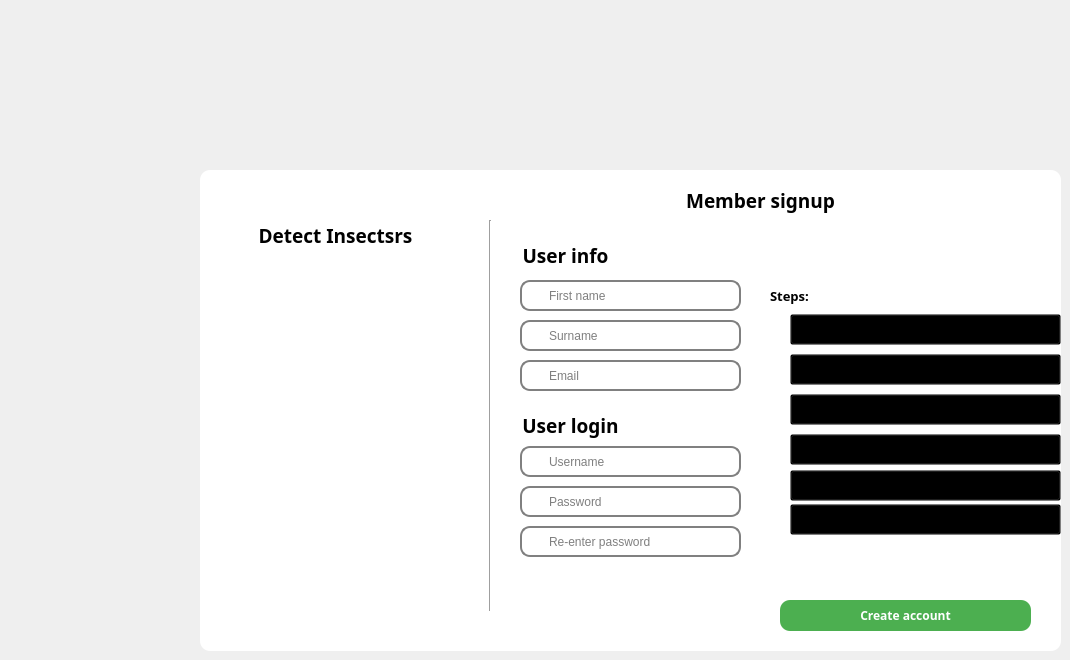
    <widget class="QWidget" name="page_3">
     <property name="styleSheet">
      <string notr="true">QWidget#page_3{
background-color: #464646;
}</string>
     </property>
     <widget class="QGroupBox" name="groupBox_2">
      <property name="geometry">
       <rect>
        <x>200</x>
        <y>170</y>
        <width>861</width>
        <height>481</height>
       </rect>
      </property>
      <property name="font">
       <font>
        <family>Modern</family>
       </font>
      </property>
      <property name="styleSheet">
       <string notr="true">QGroupBox{
background: #FFFFFF;
box-shadow: 0 0 20px 0 rgba(0, 0, 0, 0.2), 0 5px 5px 0 rgba(0, 0, 0, 0.24);
 border-radius: 10px;
}</string>
      </property>
      <property name="title">
       <string/>
      </property>
      <property name="alignment">
       <set>Qt::AlignCenter</set>
      </property>
      <widget class="QPushButton" name="createAccountbtn">
       <property name="geometry">
        <rect>
         <x>580</x>
         <y>430</y>
         <width>251</width>
         <height>31</height>
        </rect>
       </property>
       <property name="font">
        <font>
         <family>Segoe WP Semibold</family>
         <weight>75</weight>
         <bold>true</bold>
        </font>
       </property>
       <property name="styleSheet">
        <string notr="true">QPushButton#createAccountbtn {
  background-color: #4CAF50;
  color: white;
  border-radius: 10px;
}

QPushButton:hover#createAccountbtn {
  background-color: #60ba64;
}</string>
       </property>
       <property name="text">
        <string>Create account</string>
       </property>
      </widget>
      <widget class="QLabel" name="label_8">
       <property name="geometry">
        <rect>
         <x>320</x>
         <y>320</y>
         <width>31</width>
         <height>21</height>
        </rect>
       </property>
       <property name="styleSheet">
        <string notr="true">image: url(:/images/padlock.png);</string>
       </property>
       <property name="text">
        <string/>
       </property>
       <property name="pixmap">
        <pixmap>:/password/padlock.png</pixmap>
       </property>
      </widget>
      <widget class="QLabel" name="label_15">
       <property name="geometry">
        <rect>
         <x>320</x>
         <y>280</y>
         <width>31</width>
         <height>21</height>
        </rect>
       </property>
       <property name="styleSheet">
        <string notr="true">QLabel{
image: url(:/images/boy.png);
}</string>
       </property>
       <property name="text">
        <string/>
       </property>
       <property name="pixmap">
        <pixmap resource="../../pythonapp/designs/images/login.qrc">:/images/boy.png</pixmap>
       </property>
      </widget>
      <widget class="QLabel" name="label_19">
       <property name="geometry">
        <rect>
         <x>300</x>
         <y>60</y>
         <width>131</width>
         <height>51</height>
        </rect>
       </property>
       <property name="font">
        <font>
         <family>Segoe WP Semibold</family>
         <pointsize>14</pointsize>
         <weight>75</weight>
         <bold>true</bold>
        </font>
       </property>
       <property name="text">
        <string>User info</string>
       </property>
       <property name="alignment">
        <set>Qt::AlignCenter</set>
       </property>
      </widget>
      <widget class="QLineEdit" name="usernamelabel">
       <property name="geometry">
        <rect>
         <x>320</x>
         <y>276</y>
         <width>221</width>
         <height>31</height>
        </rect>
       </property>
       <property name="styleSheet">
        <string notr="true">QLineEdit {
 border: 2px solid gray;
 border-radius: 10px;
padding-left: 25px;
}</string>
       </property>
       <property name="placeholderText">
        <string>Username</string>
       </property>
      </widget>
      <widget class="QLineEdit" name="passwordlabel">
       <property name="geometry">
        <rect>
         <x>320</x>
         <y>316</y>
         <width>221</width>
         <height>31</height>
        </rect>
       </property>
       <property name="styleSheet">
        <string notr="true">QLineEdit {
 border: 2px solid gray;
 border-radius: 10px;
 padding-left: 25px;
}
</string>
       </property>
       <property name="maxLength">
        <number>16</number>
       </property>
       <property name="echoMode">
        <enum>QLineEdit::Password</enum>
       </property>
       <property name="placeholderText">
        <string>Password</string>
       </property>
      </widget>
      <widget class="QLabel" name="label_23">
       <property name="geometry">
        <rect>
         <x>30</x>
         <y>100</y>
         <width>261</width>
         <height>351</height>
        </rect>
       </property>
       <property name="text">
        <string/>
       </property>
       <property name="pixmap">
        <pixmap resource="../../pythonapp/designs/images/login.qrc">:/images/detection.png</pixmap>
       </property>
      </widget>
      <widget class="QLabel" name="label_24">
       <property name="geometry">
        <rect>
         <x>30</x>
         <y>50</y>
         <width>211</width>
         <height>31</height>
        </rect>
       </property>
       <property name="font">
        <font>
         <family>Segoe WP Semibold</family>
         <pointsize>14</pointsize>
         <weight>75</weight>
         <bold>true</bold>
        </font>
       </property>
       <property name="text">
        <string>Detect Insectsrs</string>
       </property>
       <property name="alignment">
        <set>Qt::AlignCenter</set>
       </property>
      </widget>
      <widget class="Line" name="line_7">
       <property name="geometry">
        <rect>
         <x>280</x>
         <y>50</y>
         <width>20</width>
         <height>391</height>
        </rect>
       </property>
       <property name="orientation">
        <enum>Qt::Vertical</enum>
       </property>
      </widget>
      <widget class="QLineEdit" name="passwordlabel2">
       <property name="geometry">
        <rect>
         <x>320</x>
         <y>356</y>
         <width>221</width>
         <height>31</height>
        </rect>
       </property>
       <property name="styleSheet">
        <string notr="true">QLineEdit {
 border: 2px solid gray;
 border-radius: 10px;
 padding-left: 25px;
}
</string>
       </property>
       <property name="maxLength">
        <number>16</number>
       </property>
       <property name="echoMode">
        <enum>QLineEdit::Password</enum>
       </property>
       <property name="placeholderText">
        <string>Re-enter password</string>
       </property>
      </widget>
      <widget class="QLineEdit" name="firstnamelabel">
       <property name="geometry">
        <rect>
         <x>320</x>
         <y>110</y>
         <width>221</width>
         <height>31</height>
        </rect>
       </property>
       <property name="styleSheet">
        <string notr="true">QLineEdit {
 border: 2px solid gray;
 border-radius: 10px;
 padding-left: 25px;
}
</string>
       </property>
       <property name="maxLength">
        <number>16</number>
       </property>
       <property name="echoMode">
        <enum>QLineEdit::Normal</enum>
       </property>
       <property name="placeholderText">
        <string>First name</string>
       </property>
      </widget>
      <widget class="QLineEdit" name="surnamelabel">
       <property name="geometry">
        <rect>
         <x>320</x>
         <y>150</y>
         <width>221</width>
         <height>31</height>
        </rect>
       </property>
       <property name="styleSheet">
        <string notr="true">QLineEdit {
 border: 2px solid gray;
 border-radius: 10px;
 padding-left: 25px;
}
</string>
       </property>
       <property name="maxLength">
        <number>16</number>
       </property>
       <property name="echoMode">
        <enum>QLineEdit::Normal</enum>
       </property>
       <property name="placeholderText">
        <string>Surname</string>
       </property>
      </widget>
      <widget class="QLineEdit" name="emaillabel">
       <property name="geometry">
        <rect>
         <x>320</x>
         <y>190</y>
         <width>221</width>
         <height>31</height>
        </rect>
       </property>
       <property name="styleSheet">
        <string notr="true">QLineEdit {
 border: 2px solid gray;
 border-radius: 10px;
 padding-left: 25px;
}
</string>
       </property>
       <property name="maxLength">
        <number>30</number>
       </property>
       <property name="echoMode">
        <enum>QLineEdit::Normal</enum>
       </property>
       <property name="placeholderText">
        <string>Email</string>
       </property>
      </widget>
      <widget class="QLabel" name="label_25">
       <property name="geometry">
        <rect>
         <x>320</x>
         <y>360</y>
         <width>31</width>
         <height>21</height>
        </rect>
       </property>
       <property name="styleSheet">
        <string notr="true">image: url(:/images/padlock.png);</string>
       </property>
       <property name="text">
        <string/>
       </property>
       <property name="pixmap">
        <pixmap>:/password/padlock.png</pixmap>
       </property>
      </widget>
      <widget class="QLabel" name="label_26">
       <property name="geometry">
        <rect>
         <x>290</x>
         <y>230</y>
         <width>161</width>
         <height>51</height>
        </rect>
       </property>
       <property name="font">
        <font>
         <family>Segoe WP Semibold</family>
         <pointsize>14</pointsize>
         <weight>75</weight>
         <bold>true</bold>
        </font>
       </property>
       <property name="text">
        <string>User login</string>
       </property>
       <property name="alignment">
        <set>Qt::AlignCenter</set>
       </property>
      </widget>
      <widget class="QLabel" name="label_27">
       <property name="geometry">
        <rect>
         <x>470</x>
         <y>10</y>
         <width>181</width>
         <height>41</height>
        </rect>
       </property>
       <property name="font">
        <font>
         <family>Segoe WP Semibold</family>
         <pointsize>14</pointsize>
         <weight>75</weight>
         <bold>true</bold>
        </font>
       </property>
       <property name="text">
        <string>Member signup</string>
       </property>
       <property name="alignment">
        <set>Qt::AlignCenter</set>
       </property>
      </widget>
      <widget class="QPushButton" name="passwordBtn">
       <property name="geometry">
        <rect>
         <x>590</x>
         <y>224</y>
         <width>271</width>
         <height>31</height>
        </rect>
       </property>
       <property name="font">
        <font>
         <family>Segoe WP Semibold</family>
         <pointsize>9</pointsize>
         <weight>75</weight>
         <bold>true</bold>
        </font>
       </property>
       <property name="styleSheet">
        <string notr="true">QPushButton#passwordBtn
{
background-color: Transparent;background-repeat:no-repeat;

Text-align:left;
}
</string>
       </property>
       <property name="text">
        <string>Password must be longer than 4 characters</string>
       </property>
      </widget>
      <widget class="QPushButton" name="usernameBtn">
       <property name="geometry">
        <rect>
         <x>590</x>
         <y>184</y>
         <width>271</width>
         <height>31</height>
        </rect>
       </property>
       <property name="font">
        <font>
         <family>Segoe UI Semibold</family>
         <pointsize>9</pointsize>
         <weight>75</weight>
         <bold>true</bold>
        </font>
       </property>
       <property name="styleSheet">
        <string notr="true">QPushButton#usernameBtn
{
background-color: Transparent;background-repeat:no-repeat;

Text-align:left;
}
</string>
       </property>
       <property name="text">
        <string>Username must be unique</string>
       </property>
      </widget>
      <widget class="QPushButton" name="emailBtn">
       <property name="geometry">
        <rect>
         <x>590</x>
         <y>144</y>
         <width>271</width>
         <height>31</height>
        </rect>
       </property>
       <property name="font">
        <font>
         <family>Segoe UI Semibold</family>
         <pointsize>9</pointsize>
         <weight>75</weight>
         <bold>true</bold>
        </font>
       </property>
       <property name="styleSheet">
        <string notr="true">QPushButton#emailBtn{
background-color: Transparent;background-repeat:no-repeat;

Text-align:left;
}
</string>
       </property>
       <property name="text">
        <string>Email must be valid</string>
       </property>
      </widget>
      <widget class="QLabel" name="emailImg">
       <property name="geometry">
        <rect>
         <x>565</x>
         <y>150</y>
         <width>21</width>
         <height>21</height>
        </rect>
       </property>
       <property name="text">
        <string/>
       </property>
       <property name="pixmap">
        <pixmap resource="../../pythonapp/designs/images/login.qrc">:/images/wrongcross.png</pixmap>
       </property>
       <property name="scaledContents">
        <bool>true</bool>
       </property>
      </widget>
      <widget class="QLabel" name="passwordImg">
       <property name="geometry">
        <rect>
         <x>565</x>
         <y>230</y>
         <width>21</width>
         <height>21</height>
        </rect>
       </property>
       <property name="text">
        <string/>
       </property>
       <property name="pixmap">
        <pixmap resource="../../pythonapp/designs/images/login.qrc">:/images/wrongcross.png</pixmap>
       </property>
       <property name="scaledContents">
        <bool>true</bool>
       </property>
      </widget>
      <widget class="QLabel" name="UsernameImg">
       <property name="geometry">
        <rect>
         <x>565</x>
         <y>190</y>
         <width>21</width>
         <height>21</height>
        </rect>
       </property>
       <property name="text">
        <string/>
       </property>
       <property name="pixmap">
        <pixmap resource="../../pythonapp/designs/images/login.qrc">:/images/wrongcross.png</pixmap>
       </property>
       <property name="scaledContents">
        <bool>true</bool>
       </property>
      </widget>
      <widget class="QPushButton" name="passwordBtn_2">
       <property name="geometry">
        <rect>
         <x>590</x>
         <y>264</y>
         <width>271</width>
         <height>31</height>
        </rect>
       </property>
       <property name="font">
        <font>
         <family>Segoe UI Semibold</family>
         <pointsize>9</pointsize>
         <weight>75</weight>
         <bold>true</bold>
        </font>
       </property>
       <property name="styleSheet">
        <string notr="true">QPushButton#passwordBtn_2
{
background-color: Transparent;background-repeat:no-repeat;

Text-align:left;
}
</string>
       </property>
       <property name="text">
        <string>Password must have a capital letter</string>
       </property>
      </widget>
      <widget class="QLabel" name="passwordImg_2">
       <property name="geometry">
        <rect>
         <x>565</x>
         <y>270</y>
         <width>21</width>
         <height>21</height>
        </rect>
       </property>
       <property name="text">
        <string/>
       </property>
       <property name="pixmap">
        <pixmap resource="../../pythonapp/designs/images/login.qrc">:/images/wrongcross.png</pixmap>
       </property>
       <property name="scaledContents">
        <bool>true</bool>
       </property>
      </widget>
      <widget class="QLabel" name="passwordImg_3">
       <property name="geometry">
        <rect>
         <x>565</x>
         <y>306</y>
         <width>21</width>
         <height>21</height>
        </rect>
       </property>
       <property name="text">
        <string/>
       </property>
       <property name="pixmap">
        <pixmap resource="../../pythonapp/designs/images/login.qrc">:/images/wrongcross.png</pixmap>
       </property>
       <property name="scaledContents">
        <bool>true</bool>
       </property>
      </widget>
      <widget class="QPushButton" name="passwordBtn_3">
       <property name="geometry">
        <rect>
         <x>590</x>
         <y>300</y>
         <width>271</width>
         <height>31</height>
        </rect>
       </property>
       <property name="font">
        <font>
         <family>Segoe UI Semibold</family>
         <pointsize>9</pointsize>
         <weight>75</weight>
         <bold>true</bold>
        </font>
       </property>
       <property name="styleSheet">
        <string notr="true">QPushButton#passwordBtn_3
{
background-color: Transparent;background-repeat:no-repeat;

Text-align:left;
}
</string>
       </property>
       <property name="text">
        <string>Password must have a number</string>
       </property>
      </widget>
      <widget class="QLabel" name="passwordImg_4">
       <property name="geometry">
        <rect>
         <x>565</x>
         <y>340</y>
         <width>21</width>
         <height>21</height>
        </rect>
       </property>
       <property name="text">
        <string/>
       </property>
       <property name="pixmap">
        <pixmap resource="../../pythonapp/designs/images/login.qrc">:/images/wrongcross.png</pixmap>
       </property>
       <property name="scaledContents">
        <bool>true</bool>
       </property>
      </widget>
      <widget class="QPushButton" name="passwordBtn_4">
       <property name="geometry">
        <rect>
         <x>590</x>
         <y>334</y>
         <width>271</width>
         <height>31</height>
        </rect>
       </property>
       <property name="font">
        <font>
         <family>Segoe WP Semibold</family>
         <pointsize>9</pointsize>
         <weight>75</weight>
         <bold>true</bold>
        </font>
       </property>
       <property name="styleSheet">
        <string notr="true">QPushButton#passwordBtn_4
{
background-color: Transparent;background-repeat:no-repeat;

Text-align:left;
}
</string>
       </property>
       <property name="text">
        <string>Passwords must be the same</string>
       </property>
      </widget>
      <widget class="QLabel" name="label_5">
       <property name="geometry">
        <rect>
         <x>570</x>
         <y>110</y>
         <width>61</width>
         <height>31</height>
        </rect>
       </property>
       <property name="font">
        <font>
         <family>Segoe UI Semibold</family>
         <pointsize>10</pointsize>
         <weight>75</weight>
         <bold>true</bold>
        </font>
       </property>
       <property name="text">
        <string>Steps:</string>
       </property>
      </widget>
      <zorder>createAccountbtn</zorder>
      <zorder>label_19</zorder>
      <zorder>usernamelabel</zorder>
      <zorder>passwordlabel</zorder>
      <zorder>label_23</zorder>
      <zorder>label_24</zorder>
      <zorder>line_7</zorder>
      <zorder>passwordlabel2</zorder>
      <zorder>firstnamelabel</zorder>
      <zorder>surnamelabel</zorder>
      <zorder>emaillabel</zorder>
      <zorder>label_15</zorder>
      <zorder>label_8</zorder>
      <zorder>label_25</zorder>
      <zorder>label_26</zorder>
      <zorder>label_27</zorder>
      <zorder>passwordBtn</zorder>
      <zorder>usernameBtn</zorder>
      <zorder>emailBtn</zorder>
      <zorder>emailImg</zorder>
      <zorder>passwordImg</zorder>
      <zorder>UsernameImg</zorder>
      <zorder>passwordBtn_2</zorder>
      <zorder>passwordImg_2</zorder>
      <zorder>passwordImg_3</zorder>
      <zorder>passwordBtn_3</zorder>
      <zorder>passwordImg_4</zorder>
      <zorder>passwordBtn_4</zorder>
      <zorder>label_5</zorder>
     </widget>
    </widget>
